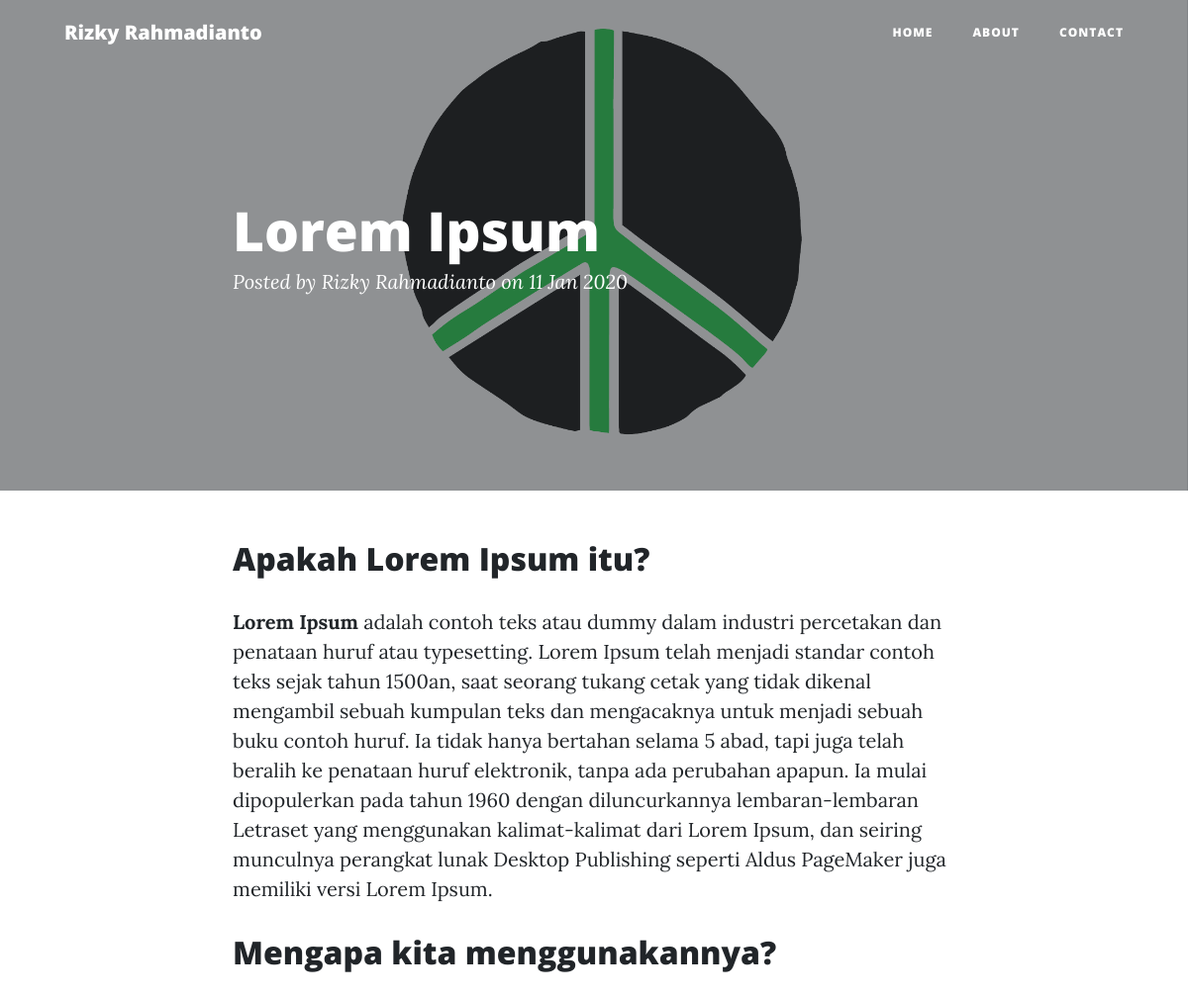
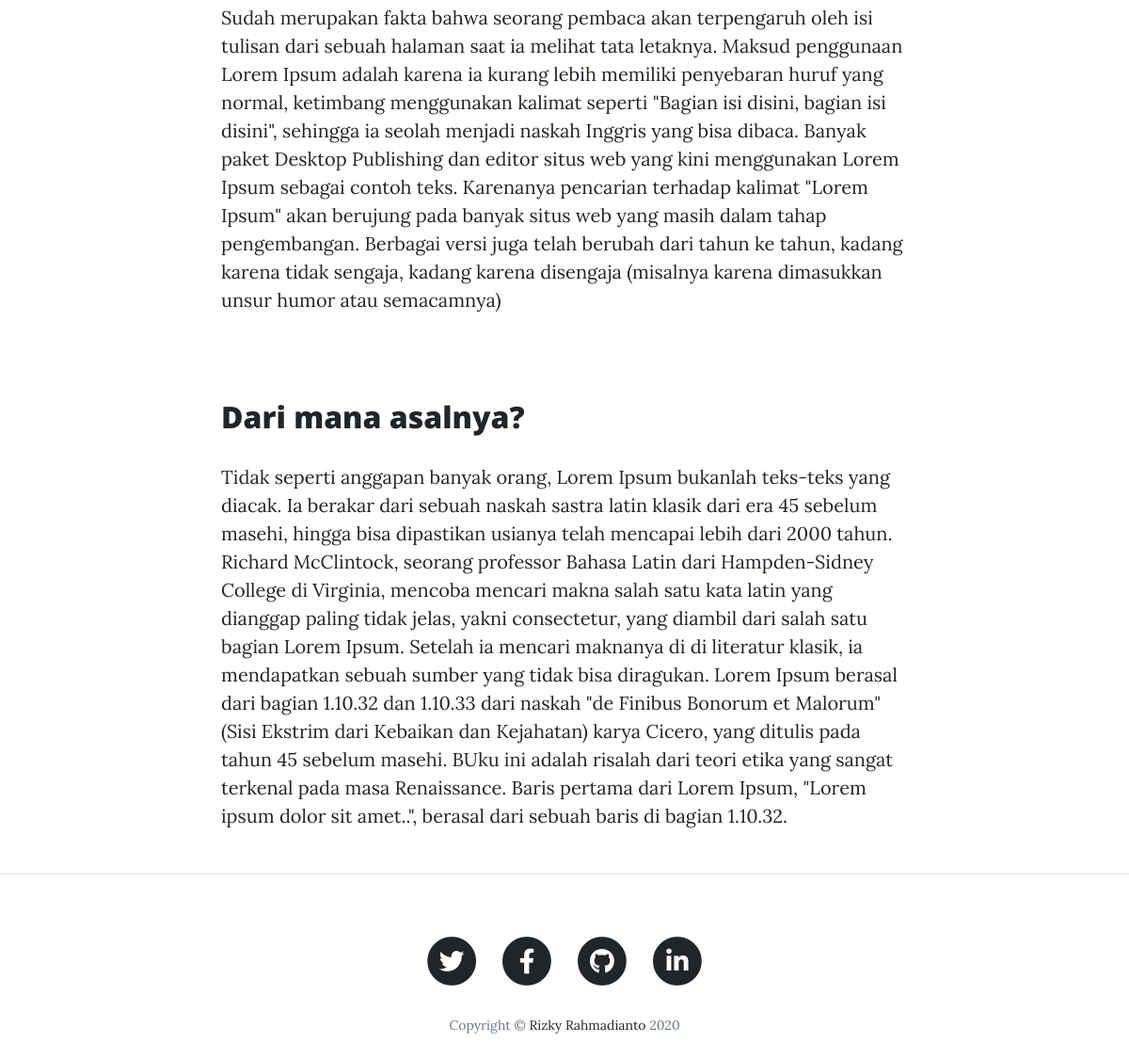
/home/read/multiple-access/lorem-ipsum, run on the app's committed database (2 pictures, top to bottom).
### tables this page shows
CREATE TABLE `blog_profile` (
  `id` int(11) NOT NULL,
  `name` varchar(64) NOT NULL,
  `email` varchar(64) NOT NULL,
  `phone` varchar(64) NOT NULL,
  `about` text NOT NULL,
  `icon` varchar(256) NOT NULL,
  `visitor` int(11) NOT NULL
);

CREATE TABLE `blog` (
  `blog_id` int(11) NOT NULL,
  `user_id` varchar(64) NOT NULL,
  `category_id` int(11) NOT NULL,
  `title` varchar(128) NOT NULL,
  `slug` varchar(128) NOT NULL,
  `picture` varchar(256) NOT NULL,
  `short_content` text NOT NULL,
  `content` longtext NOT NULL,
  `created_at` datetime NOT NULL,
  `updated_at` datetime NOT NULL,
  `blog_views` int(11) NOT NULL,
  `pending` tinyint(4) NOT NULL,
  `public` tinyint(4) NOT NULL,
  `active` varchar(16) NOT NULL
);

CREATE TABLE `link_blog_profile` (
  `id` int(11) NOT NULL,
  `name` varchar(64) NOT NULL,
  `icon` varchar(64) NOT NULL
);

### application/helpers/templatingBackTemplate_helper.php (called while the page is built, shortened)
<?php if (!defined('BASEPATH')) exit('No direct script access allowed');
function renderFrontTemplate($page = null, $data = array())
{
  $ci = &get_instance();
  $data['profile'] = $ci->Profile_model->getProfileById(1);
  $data['link_profile'] = $ci->Profile_model->getLinkProfile();
  $ci->load->view('front-templates/header', $data);
  $ci->load->view('front-templates/navbar', $data);
  $ci->load->view($page, $data);
  $ci->load->view('front-templates/footer', $data);
}

### application/controllers/Home.php (called while the page is built, shortened)
<?php
class Home extends CI_Controller
{
  private function view_count($b_slug)
  {
    $slug = $this->Post_model->getPostBySlug($b_slug);
    $check_visitor = $this->input->cookie(urldecode($b_slug), false);
    $ip = $this->input->ip_address();
    if ($check_visitor == false) {
      $cookie = [
        'name' => urldecode($b_slug),
        'value' => "$ip",
        'expire' => time() + 7200,
        'secure' => false
      ];
      $this->input->set_cookie($cookie);
      $getPrevViews = $slug['blog_views'];
      $data = [
        'blog_views' => $getPrevViews + 1
      ];
      $this->Post_model->updateViewCounter(urldecode($b_slug), $data);
    }
  }
  public function read($c_slug = null, $b_slug = null)
  {
    $info['read'] = $this->Post_model->getReadPost($c_slug, $b_slug);
    $info['title'] = $info['read']['title'];
    renderFrontTemplate('posts/read-post', $info);
  }
}

### index.php (called while the page is built, shortened)
<?php
require_once BASEPATH.'core/CodeIgniter.php';

### application/models/Profile_model.php (called while the page is built, shortened)
<?php
class Profile_model extends CI_Model
{
  public function getProfileById($id)
  {
    return $this->db->get_where('blog_profile', ['id' => $id])->row_array();
  }
  public function getLinkProfile()
  {
    $this->db->select('*');
    $this->db->from('link_blog_profile');
    $this->db->join('blog_profile_detail', 'blog_profile_detail.link_blog_profile_id = link_blog_profile.id');
    $this->db->order_by('id', 'ASC');
    $query = $this->db->get();
    return $query->result_array();
  }
}

### application/models/Post_model.php (called while the page is built, shortened)
<?php
class Post_model extends CI_Model
{
  public function getReadPost($c_slug, $b_slug)
  {
    $this->db->select('*, blog.slug as b_slug, category.slug as c_slug');
    $this->db->from('blog');
    $this->db->join('category', 'category.category_id = blog.category_id');
    $this->db->where('category.slug', $c_slug);
    $this->db->where('blog.slug', $b_slug);
    $query = $this->db->get();
    return $query->row_array();
  }
  public function updateViewCounter($id, $data)
  {
    $this->db->where('slug', $id);
    $this->db->update('blog', $data);
  }
}

### application/views/posts/read-post.php (the view)
<header class="masthead" style="background-image: url('<?php echo base_url(); ?>back-assets/img/post_picture/<?= $read['picture'] ?>')">
  <div class="overlay"></div>
  <div class="container">
    <div class="row">
      <div class="col-lg-8 col-md-10 mx-auto">
        <div class="post-heading">
          <h1><?= $read['title']; ?></h1>
          <span class="meta">Posted by
            <a href="#"><?= $read['user_id']; ?></a>
            on <?= date('d M Y', strtotime($read['created_at'])); ?></span>
        </div>
      </div>
    </div>
  </div>
</header>
<article>
  <div class="container">
    <div class="row">
      <div class="col-lg-8 col-md-10 mx-auto">
        <?= $read['content']; ?>
      </div>
    </div>
  </div>
</article>

### application/views/front-templates/navbar.php (shortened to what this page needs)
<nav class="navbar navbar-expand-lg navbar-light fixed-top" id="mainNav">
  <div class="container">
    <a class="navbar-brand" href="<?php echo base_url(); ?>"><?php echo $profile['name']; ?></a>
    <div class="collapse navbar-collapse" id="navbarResponsive">
      <ul class="navbar-nav ml-auto">
        <li class="nav-item">
          <a class="nav-link" href="<?php echo base_url(); ?>">Home</a>
        </li>
        <li class="nav-item">
          <a class="nav-link" href="<?php echo base_url(); ?>about">About</a>
        </li>
        <li class="nav-item">
          <a class="nav-link" href="<?php echo base_url(); ?>contact">Contact</a>
        </li>
      </ul>
    </div>
  </div>
</nav>

### application/views/front-templates/footer.php (shortened to what this page needs)
<hr>
<footer>
  <div class="container">
    <div class="row">
      <div class="col-lg-8 col-md-10 mx-auto">
        <ul class="list-inline text-center">
          <?php
          if ($link_profile) :
            foreach ($link_profile as $val) :
          ?>
              <li class="list-inline-item">
                <a href="<?php echo $val['url'] ?>" target="_blank">
                  <span class="fa-stack fa-lg">
                    <i class="fas fa-circle fa-stack-2x"></i>
                    <i class="<?php echo $val['icon'] ?> fa-stack-1x fa-inverse"></i>
                  </span>
                </a>
              </li>
            <?php endforeach; ?>
          <?php endif; ?>
        </ul>
        <p class="copyright text-muted">Copyright &copy; <a href="https://goo.gl/otqUXt" target="_blank" style="text-decoration: none;">Rizky Rahmadianto</a> <?php echo date('Y') ?> </p>
      </div>
    </div>
  </div>
</footer>
</body>
</html>

### data on the page
blog_profile: name "Rizky Rahmadianto"
blog: picture (picture), title "Lorem Ipsum", user "Rizky Rahmadianto", created_at "11 Jan 2020", content "Apakah Lorem Ipsum itu? Lorem Ipsum adalah contoh teks atau dummy dalam industri percetakan dan penataan huruf atau typesetting. Lorem Ipsum telah menjadi standar contoh teks sejak tahun 1500an, saat seorang tukang cetak yang tidak dikenal mengambil sebuah kumpulan teks dan mengacaknya untuk menjadi sebuah buku contoh huruf. Ia tidak hanya bertahan selama 5 abad, tapi juga telah beralih ke penataan huruf elektronik, tanpa ada perubahan apapun. Ia mulai dipopulerkan pada tahun 1960 dengan diluncurkannya lembaran-lembaran Letraset yang menggunakan kalimat-kalimat dari Lorem Ipsum, dan seiring munculnya perangkat lunak Desktop Publishing seperti Aldus PageMaker juga memiliki versi Lorem Ipsum.…"
